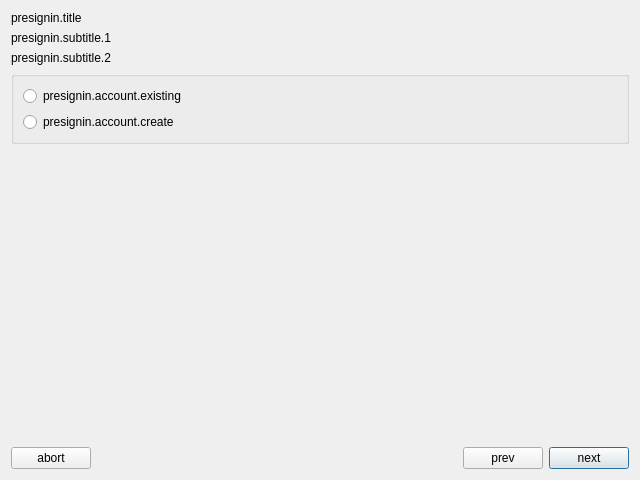
<?xml version="1.0" encoding="UTF-8"?>
<ui version="4.0">
 <class>preSignInPage</class>
 <widget class="PreSignInPage" name="preSignInPage">
  <property name="geometry">
   <rect>
    <x>0</x>
    <y>0</y>
    <width>640</width>
    <height>480</height>
   </rect>
  </property>
  <layout class="QVBoxLayout" name="verticalLayout">
   <item>
    <layout class="QHBoxLayout" name="horizontalLayout">
     <item>
      <widget class="QLabel" name="title">
       <property name="text">
        <string>presignin.title</string>
       </property>
      </widget>
     </item>
    </layout>
   </item>
   <item>
    <widget class="QLabel" name="label">
     <property name="text">
      <string>presignin.subtitle.1</string>
     </property>
     <property name="openExternalLinks">
      <bool>true</bool>
     </property>
    </widget>
   </item>
   <item>
    <widget class="QLabel" name="label_2">
     <property name="text">
      <string>presignin.subtitle.2</string>
     </property>
     <property name="openExternalLinks">
      <bool>true</bool>
     </property>
    </widget>
   </item>
   <item>
    <widget class="QGroupBox" name="groupBox">
     <property name="title">
      <string/>
     </property>
     <layout class="QVBoxLayout" name="verticalLayout_2">
      <item>
       <widget class="QRadioButton" name="existing">
        <property name="text">
         <string>presignin.account.existing</string>
        </property>
       </widget>
      </item>
      <item>
       <widget class="QRadioButton" name="create">
        <property name="text">
         <string>presignin.account.create</string>
        </property>
       </widget>
      </item>
     </layout>
    </widget>
   </item>
   <item>
    <spacer name="verticalSpacer">
     <property name="orientation">
      <enum>Qt::Vertical</enum>
     </property>
     <property name="sizeHint" stdset="0">
      <size>
       <width>20</width>
       <height>40</height>
      </size>
     </property>
    </spacer>
   </item>
   <item>
    <layout class="QHBoxLayout" name="horizontalLayout_2">
     <item>
      <widget class="QPushButton" name="abort">
       <property name="text">
        <string>abort</string>
       </property>
      </widget>
     </item>
     <item>
      <spacer name="horizontalSpacer">
       <property name="orientation">
        <enum>Qt::Horizontal</enum>
       </property>
       <property name="sizeHint" stdset="0">
        <size>
         <width>40</width>
         <height>20</height>
        </size>
       </property>
      </spacer>
     </item>
     <item>
      <widget class="QPushButton" name="prev">
       <property name="text">
        <string>prev</string>
       </property>
      </widget>
     </item>
     <item>
      <widget class="QPushButton" name="next">
       <property name="text">
        <string>next</string>
       </property>
       <property name="autoDefault">
        <bool>true</bool>
       </property>
       <property name="default">
        <bool>true</bool>
       </property>
      </widget>
     </item>
    </layout>
   </item>
  </layout>
 </widget>
 <customwidgets>
  <customwidget>
   <class>PreSignInPage</class>
   <extends>QWidget</extends>
   <header>presigninpage.h</header>
   <container>1</container>
  </customwidget>
 </customwidgets>
 <resources/>
 <connections>
  <connection>
   <sender>prev</sender>
   <signal>clicked()</signal>
   <receiver>preSignInPage</receiver>
   <slot>prevPage()</slot>
   <hints>
    <hint type="sourcelabel">
     <x>511</x>
     <y>458</y>
    </hint>
    <hint type="destinationlabel">
     <x>319</x>
     <y>239</y>
    </hint>
   </hints>
  </connection>
  <connection>
   <sender>next</sender>
   <signal>clicked()</signal>
   <receiver>preSignInPage</receiver>
   <slot>nextPage()</slot>
   <hints>
    <hint type="sourcelabel">
     <x>592</x>
     <y>458</y>
    </hint>
    <hint type="destinationlabel">
     <x>319</x>
     <y>239</y>
    </hint>
   </hints>
  </connection>
  <connection>
   <sender>abort</sender>
   <signal>clicked()</signal>
   <receiver>preSignInPage</receiver>
   <slot>gotoMainPage()</slot>
   <hints>
    <hint type="sourcelabel">
     <x>47</x>
     <y>458</y>
    </hint>
    <hint type="destinationlabel">
     <x>319</x>
     <y>239</y>
    </hint>
   </hints>
  </connection>
 </connections>
</ui>
